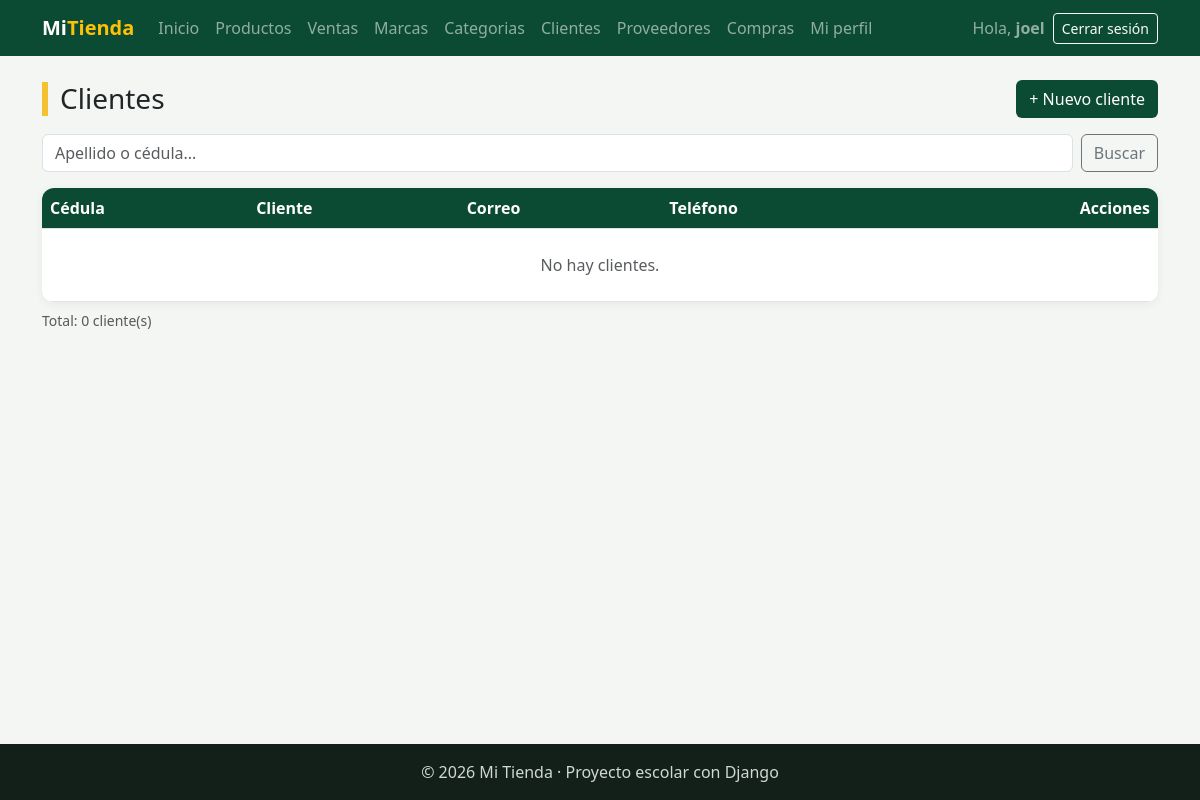
The page /facturacion/clientes/ (signed in) on the database as committed earlier.
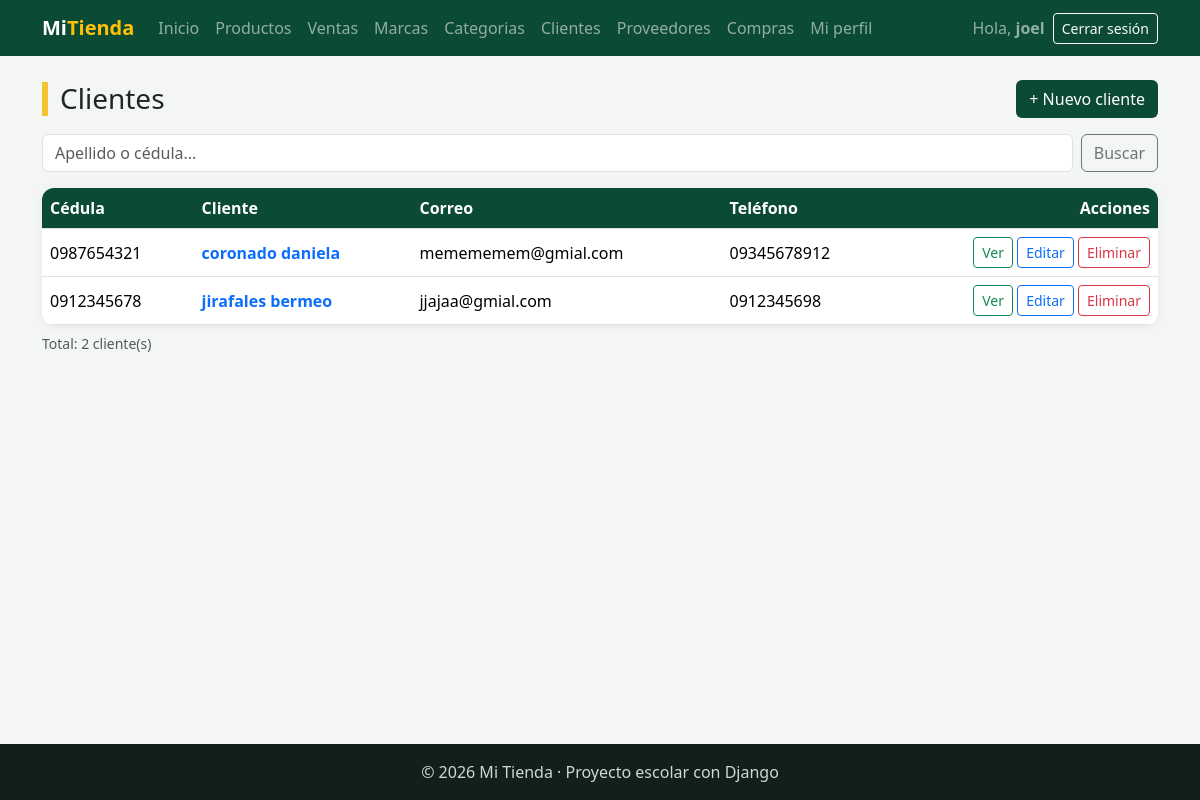
The same page on the database as committed later.
### facturacion/models.py (models this page shows)
class ModeloBase(models.Model):
    user = models.ForeignKey(                    # 1:N con User: un usuario registra muchos registros
        User,
        on_delete=models.SET_NULL,               # Si borran al usuario, el registro se queda con user vacío
        null=True,                               # SET_NULL necesita que la columna acepte NULL
        blank=True,
        editable=False,                          # No aparece en formularios: lo llena la VISTA, no la persona
        related_name="%(class)s_registrados",    # %(class)s = nombre del modelo → user.producto_registrados
        verbose_name="Registrado por",
    )
    fecha_creacion = models.DateTimeField("Fecha de creación", auto_now_add=True)   # Se llena sola al CREAR
    fecha_modificacion = models.DateTimeField("Última modificación", auto_now=True) # Se actualiza sola en CADA save()
    class Meta:
        abstract = True                          # ← LA CLAVE: modelo "molde", sin tabla propia

class Cliente(ModeloBase):
    cedula = models.CharField("Cédula", max_length=10, unique=True)
    nombres = models.CharField(max_length=80)
    apellidos = models.CharField(max_length=80)
    email = models.EmailField("Correo", blank=True)
    telefono = models.CharField("Teléfono", max_length=15, blank=True)
    direccion = models.CharField("Dirección", max_length=200, blank=True)
    class Meta:
        verbose_name = "Cliente"
        verbose_name_plural = "Clientes"
        ordering = ["apellidos", "nombres"]
    def __str__(self):
        return f"{self.apellidos} {self.nombres}"

### facturacion/views.py (the view)
# urls.py: path("clientes/", views.ClienteListView.as_view(), name="cliente_lista"),
class ClienteListView(LoginRequiredMixin, ListView):
    model = Cliente
    template_name = "facturacion/cliente_lista.html"
    context_object_name = "clientes"
    paginate_by = 5                                        # la tarea pide 5 por página
    extra_context = {"titulo": "Clientes"}
    def get_queryset(self):
        clientes = super().get_queryset()
        q = self.request.GET.get("q", "")
        if q:   # Q(...) | Q(...) = WHERE apellidos LIKE '%q%' OR cedula LIKE '%q%'
            clientes = clientes.filter(Q(apellidos__icontains=q) | Q(cedula__icontains=q))
        return clientes
    def get_context_data(self, **kwargs):
        contexto = super().get_context_data(**kwargs)
        contexto["q"] = self.request.GET.get("q", "")
        return contexto

### facturacion/templates/facturacion/cliente_lista.html (shortened to what this page needs)
{% extends "base.html" %}
{% block contenido %}
<div class="d-flex justify-content-between align-items-center flex-wrap gap-2 mb-3">
    <h1 class="h3 titulo-pagina m-0">{{ titulo }}</h1>
    <a href="{% url 'facturacion:cliente_crear' %}" class="btn btn-verde">+ Nuevo cliente</a>
</div>
<form method="get" class="d-flex gap-2 mb-3">
    <input type="text" name="q" value="{{ q }}" class="form-control" placeholder="Apellido o cédula...">
    <button type="submit" class="btn btn-outline-secondary">Buscar</button>
</form>
<div class="tarjeta p-0 table-responsive">
    <table class="table table-hover align-middle m-0">
        <thead><tr><th>Cédula</th><th>Cliente</th><th>Correo</th><th>Teléfono</th><th class="text-end">Acciones</th></tr></thead>
        <tbody>
            {% for cliente in clientes %}
            <tr>
                <td>{{ cliente.cedula }}</td>
                <td><a href="{% url 'facturacion:cliente_detalle' cliente.pk %}" class="fw-semibold text-decoration-none">{{ cliente }}</a></td>
                <td>{{ cliente.email|default:"—" }}</td>
                <td>{{ cliente.telefono|default:"—" }}</td>
                <td class="text-end text-nowrap">
                    <a href="{% url 'facturacion:cliente_detalle' cliente.pk %}" class="btn btn-sm btn-outline-success">Ver</a>
                    <a href="{% url 'facturacion:cliente_editar' cliente.pk %}" class="btn btn-sm btn-outline-primary">Editar</a>
                    <a href="{% url 'facturacion:cliente_eliminar' cliente.pk %}" class="btn btn-sm btn-outline-danger">Eliminar</a>
                </td>
            </tr>
            {% empty %}
            <tr><td colspan="5" class="text-center text-muted py-4">No hay clientes.</td></tr>
            {% endfor %}
        </tbody>
    </table>
</div>
<p class="text-muted small mt-2">Total: {{ page_obj.paginator.count }} cliente(s)</p>
{% endblock %}

Rows that differ between the two databases and show on the page:
added Cliente: cedula "0987654321", apellidos+nombres "coronado daniela", email "memememem@gmial.com", telefono "09345678912"
added Cliente: cedula "0912345678", apellidos+nombres "jirafales bermeo", email "jjajaa@gmial.com", telefono "0912345698"
Other text that changed with them:
{{ page_obj.paginator.count }}: "0" → "2"
text no longer shown: "No hay clientes."
